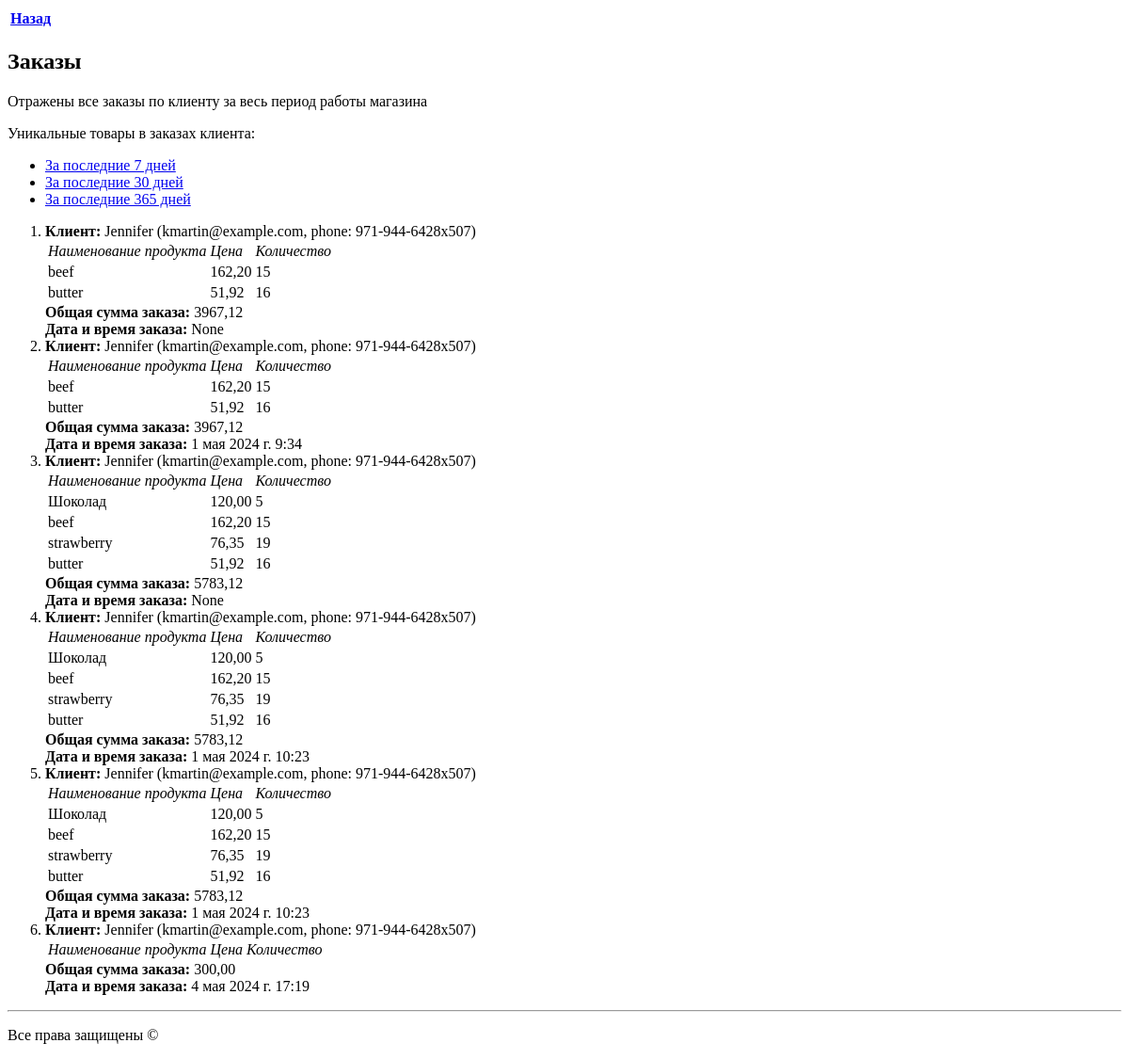
The page /store/orders/4/ on the database as committed earlier.
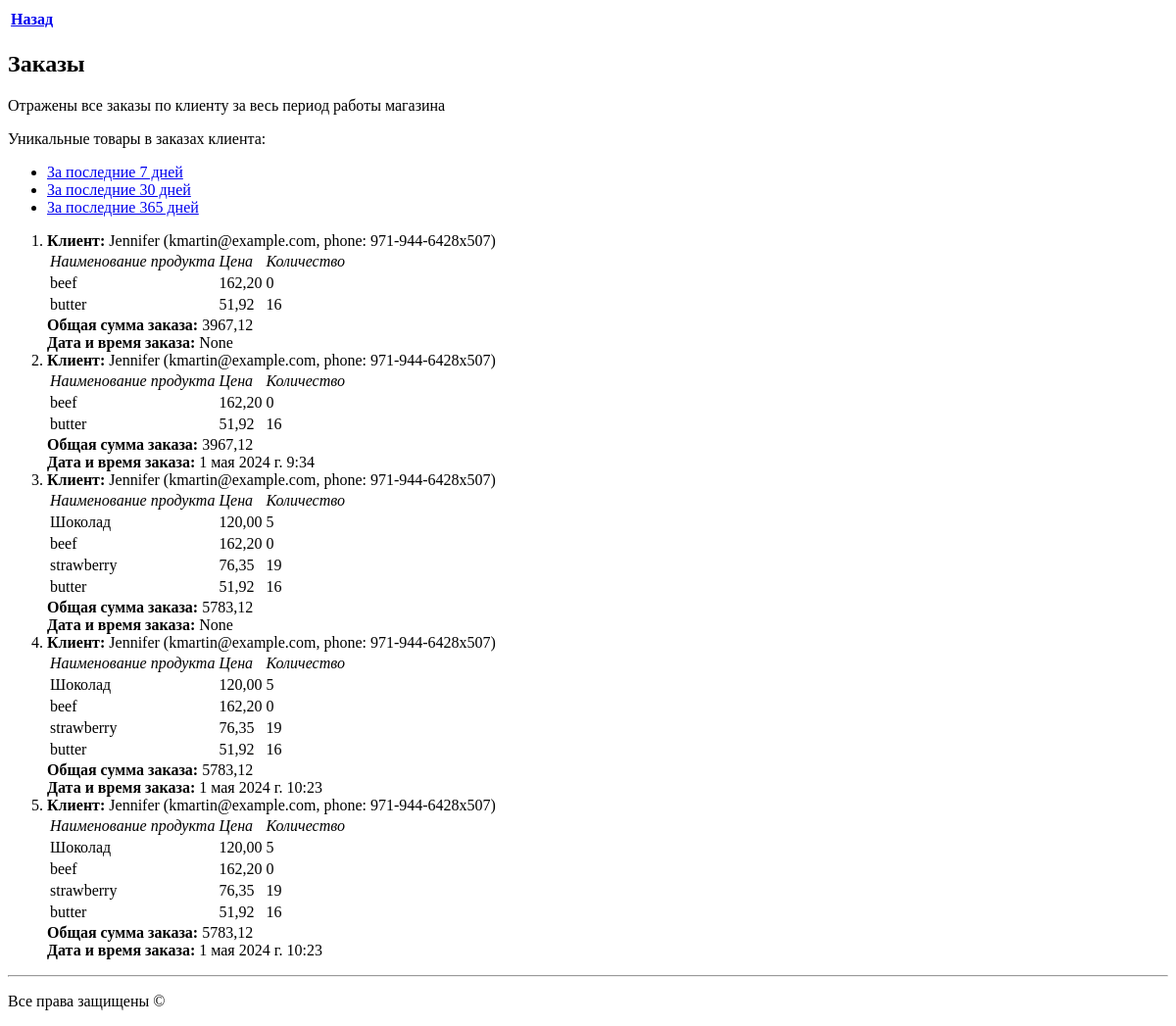
The same page on the database as committed later.
### storeapp/models.py (models this page shows, shortened)
class Order(models.Model):
    customer = models.ForeignKey(Client, on_delete=models.CASCADE)
    products = models.ManyToManyField(Product)
    total_price = models.DecimalField(max_digits=8, decimal_places=2)
    date_ordered = models.DateTimeField(auto_now_add=True)
    def display_products(self):
        return ', '.join([f'{product.name}: {product.amount} шт.' for product in self.products.all()])
    display_products.short_description = 'Продукты'

class Client(models.Model):
    name = models.CharField(max_length=50)
    email = models.EmailField(unique=True)
    phone = models.CharField(max_length=15, unique=True)
    address = models.CharField(max_length=150)
    date_registration = models.DateTimeField(auto_now_add=True)
    def __str__(self):
        return f'{self.name} ({self.email}, phone: {self.phone})'

class Product(models.Model):
    name = models.CharField(max_length=100)
    description = models.TextField()
    price = models.DecimalField(max_digits=8, decimal_places=2)
    amount = models.IntegerField()
    date_added = models.DateTimeField(auto_now_add=True)
    photo = models.ImageField(upload_to='products/', null=True, blank=True)

### storeapp/views.py (the view)
# urls.py: path('orders/<int:client_id>/', get_orders_on_client_id, name='get_orders_on_client_id'),
def get_orders_on_client_id(request, client_id):
    orders = Order.objects.filter(customer=client_id).all()
    if orders.exists():
        context = {'orders': orders, 'name': f'Заказы по клиенту с id {client_id}', 'client_id': client_id}
        return render(request, 'storeapp/orders_client.html', context)
    return render(request, 'storeapp/404.html',
                  {'text': f'У Клиента с ID {client_id} пока нет заказов',
                   'name': 'Данные не обнаружены'})

### storeapp/templates/storeapp/orders_client.html (shortened to what this page needs)
{% extends 'base.html' %}
{% block content %}
  <table>
    <tr>
        <td> <b><a href="../../clients/">Назад</a> </b></td>
  </table>
<h2>Заказы</h2>
<p>Отражены все заказы по клиенту за весь период работы магазина</p>
<p>Уникальные товары в заказах клиента:</p>
<ul>
  <li><a href="{% url 'get_products_in_orders_on_client_id_sort' client_id '7' %}"> За последние 7 дней</a></li>
  <li><a href="{% url 'get_products_in_orders_on_client_id_sort' client_id '30' %}"> За последние 30 дней</a></li>
  <li><a href="{% url 'get_products_in_orders_on_client_id_sort' client_id '365' %}"> За последние 365 дней</a></li>
</ul>
  <ol>
    {% for order in orders %}
    <li><div><b> Клиент: </b>{{ order.customer }}</div>
        <table>
        <tr><td> <i> Наименование продукта </i><td> <i> Цена </i></td><td> <i> Количество </i></td></tr>
      {% for item in order.products.all %}
        <tr><td>{{ item.name }}</td><td>{{ item.price }}</td><td>{{ item.amount }}</td></tr>
      {% endfor %}
      </table>
        <div><b> Общая сумма заказа: </b>{{ order.total_price }}</div>
        <div><b> Дата и время заказа: </b>{{ order.date_ordered }}</div>
    </li>
    {% endfor %}
  </ol>
{% endblock %}

Rows that differ between the two databases and show on the page:
removed Order: customer "Jennifer (kmartin@example.com, phone: 971-944-6428x507)", total_price "300,00", date_ordered "4 мая 2024 г. 17:19"
changed Product "beef": amount "15" → "0"
